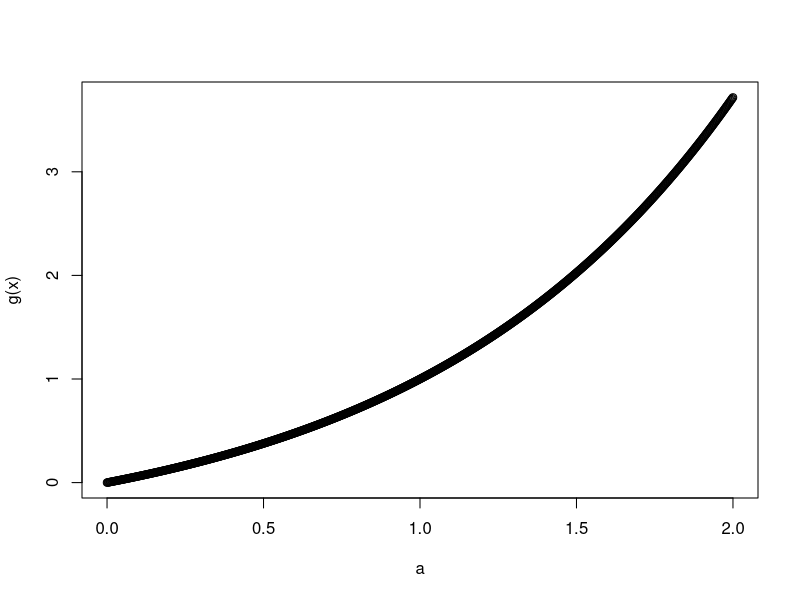

R code for this plot: (Note: this script raises an error after producing the figure.)
##mail : bruno.toupance@mnhn.fr

g<-function(x) {
  return((exp(x)-1) / (exp(1) -1))
}


valX<-seq(from=0,to=2,len=1000)
valY<-g(valX)
plot(valX,valY,xlab="a",ylab="g(x)")

I <- (exp(2)-3)/(exp(1)-1)
print(I)
print(integrate(g,0,2))

m=g(2)
n=100
u=runif(n,0,2)
v=runif(n,0,m)
ns=sum(v < g(u))
print(ns)
I=m*(2-0)*(ns/n)


MC_EC<-function(n) {
  x<-runif(n,0,2)
  h<-g(x) / dunif(x,0,2) ## loi de densité sur les valeurs x
  return(mean(h))
}
## f densité = 1/b-a si x[a,b]
I=(2-0)*mean(g(x))

nrep=100000
n=100
res2=rep(NA,nrep)

for (i in 1:nrep) {
  res2[i]=MC_EC(n)
}
mse2=(sum(res2-I)**2/nrep)
truehist(res2)
mean(res2)
var(res2)

MC_Beta<-function(n) {
  x=2*rbeta(n,2,1)
  h<-g(x) / (dbeta(x/2,2,1)/2) ## loi de densité sur les valeurs de x biaisé (x/2 pour revenir à 0-1
  return(mean(h))
}

nrep=100000
n=100
res3=rep(NA,nrep)

for (i in 1:nrep) {
  res3[i]=MC_Beta(n)
}
mse3=(sum(res3-I)**2/nrep)
truehist(res3)
mean(res3)
var(res3)


###BEST ALPHA BETA
MC_Beta<-function(n,alpha,beta) {
  x=2*rbeta(n,alpha,beta)
  h<-g(x) / (dbeta(x/2,alpha,beta)/2) ## loi de densité sur les valeurs de x biaisé (x/2 pour revenir à 0-1
  return(mean(h))
}

nrep=1000
n=100
alpha=1
beta=1
msemax=1
for (j in seq(1,10,0.01)) {
  if (j<5) {
    alpha=j
  }
  if (j>5) {
    alpha=1
    beta=j-5 +1
  }
  res4=rep(NA,nrep)
  for (i in 1:nrep) {
    res4[i]=MC_Beta(n,alpha,beta)
  }
  mse4=(sum(res4-I)**2/nrep)
  cat(alpha,beta,mse4)
  print("separator")
  if (mse4<msemax) {
    msemax=mse4
    alpha_max=alpha
    beta_max=beta
    }
}
print(msemax)
print(alpha_max)
print(beta_max)

res4=rep(NA,nrep)
for (i in 1:nrep) {
  res4[i]=MC_Beta(n,1.5,1)
}

mse4=(sum(res4-I)**2/nrep)
###
##CORRECTION


MC_BW<-function(n) {
  u<-runif(n,0,2)
  m<-g(2)
  v<-runif(n,0,m)
  ns<-sum(v < g(u))
  return(m*(2-0)*(ns/n))
}

nrep=100000
n=100
res1=rep(NA,nrep)

for (i in 1:nrep) {
  res1[i]=MC_EC(n)
}
mse1=(sum(res1-I)**2/nrep)
truehist(res1)
mean(res1)
var(res1)

##regarder les densités pour comprendre
